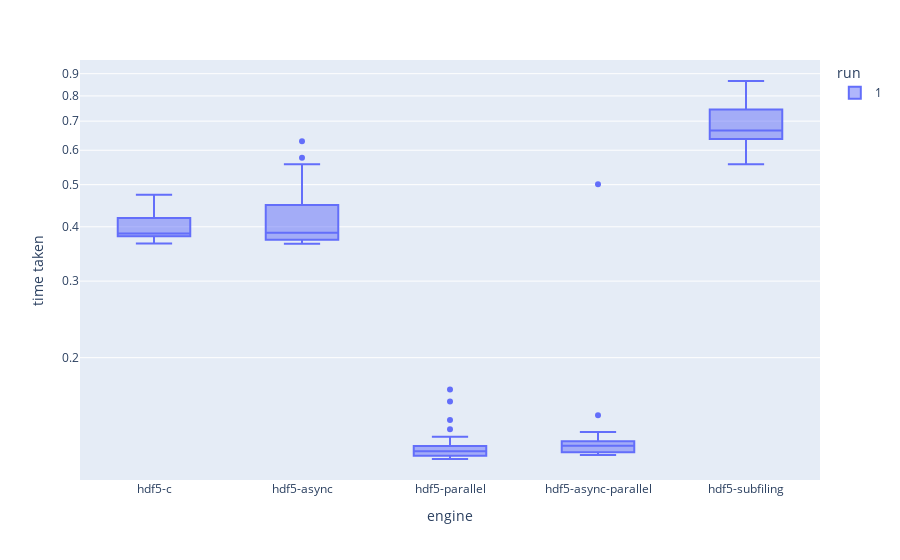

This figure's notebook cell:
### Code cell
#%%script false --no-raise-error
import pandas as pd

import plotly.express as px

df = pd.DataFrame()

tmp = pd.read_json("/home/dev/dkrz_dev/c-stuff/test_hdf5-c.json")
df_hdf5_c = tmp["hdf5-c-read"].tolist()

tmp = pd.DataFrame(data={"time taken": df_hdf5_c, "format": f"hdf5-c-134217728-134217728", "run":1, "engine": "hdf5-c"})
df = pd.concat([df, tmp], ignore_index=True) 

tmp = pd.read_json("/home/dev/dkrz_dev/c-stuff/test_hdf5-c_async.json")
df_hdf5_async = tmp["hdf5-c-async-read"].tolist()

tmp = pd.DataFrame(data={"time taken": df_hdf5_async, "format": f"hdf5-async-134217728-134217728", "run":1, "engine": "hdf5-async"})
df = pd.concat([df, tmp], ignore_index=True) 

tmp = pd.read_json("/home/dev/dkrz_dev/c-stuff/test_hdf5-c_parallel.json")
df_hdf5_async = tmp["hdf5-c-read-parallel"].tolist()

tmp = pd.DataFrame(data={"time taken": df_hdf5_async, "format": f"hdf5-parallel-134217728-134217728", "run":1, "engine": "hdf5-parallel"})
df = pd.concat([df, tmp], ignore_index=True) 

tmp = pd.read_json("/home/dev/dkrz_dev/c-stuff/test_hdf5-c_async_parallel.json")
df_hdf5_async = tmp["hdf5-c-async-read-parallel"].tolist()

tmp = pd.DataFrame(data={"time taken": df_hdf5_async, "format": f"hdf5-async-parallel-134217728-134217728", "run":1, "engine": "hdf5-async-parallel"})
df = pd.concat([df, tmp], ignore_index=True) 

tmp = pd.read_json("/home/dev/dkrz_dev/c-stuff/test_hdf5_subfiling.json")
df_hdf5_subfiling = tmp["hdf5-subfiling-read"].tolist()

tmp = pd.DataFrame(data={"time taken": df_hdf5_subfiling, "format": f"hdf5-subfiling-134217728-134217728", "run":1, "engine": "hdf5-subfiling"})
df = pd.concat([df, tmp], ignore_index=True) 

#tmp = pd.read_json("/home/dev/dkrz_dev/c-stuff/test_netcdf4.json")
#df_netcdf4_c = tmp["netcdf4-read"].tolist()

#tmp = pd.DataFrame(data={"time taken": df_netcdf4_c, "format": f"netcdf4-c-134217728-134217728", "run":1, "engine": "netcdf4-c"})
#df = pd.concat([df, tmp], ignore_index=True) 

fig =  fig = px.box(data_frame=df, log_y=True, x="engine", y="time taken", color="run", hover_data=["format"])
fig.show()

### Figure 1 — Plotly figure (JSON) as saved in the notebook; plotly's stock layout.template omitted (floating-point values rounded to 4 significant figures; data arrays with more than 128 entries replaced by an {"elided": "..."} marker saying what was removed)
{"data": [{"alignmentgroup": "True", "customdata": {"elided": "250x1 str values"}, "hovertemplate": "run=1<br>engine=%{x}<br>time taken=%{y}<br>format=%{customdata[0]}<extra></extra>", "legendgroup": "1", "marker": {"color": "#636efa"}, "name": "1", "notched": false, "offsetgroup": "1", "orientation": "v", "showlegend": true, "type": "box", "x": {"elided": "250 str values"}, "x0": " ", "xaxis": "x", "y": {"elided": "250 float values"}, "y0": " ", "yaxis": "y"}], "layout": {"boxmode": "group", "legend": {"title": {"text": "run"}, "tracegroupgap": 0}, "margin": {"t": 60}, "xaxis": {"anchor": "y", "domain": [0, 1], "title": {"text": "engine"}}, "yaxis": {"anchor": "x", "domain": [0, 1], "title": {"text": "time taken"}, "type": "log"}}}
